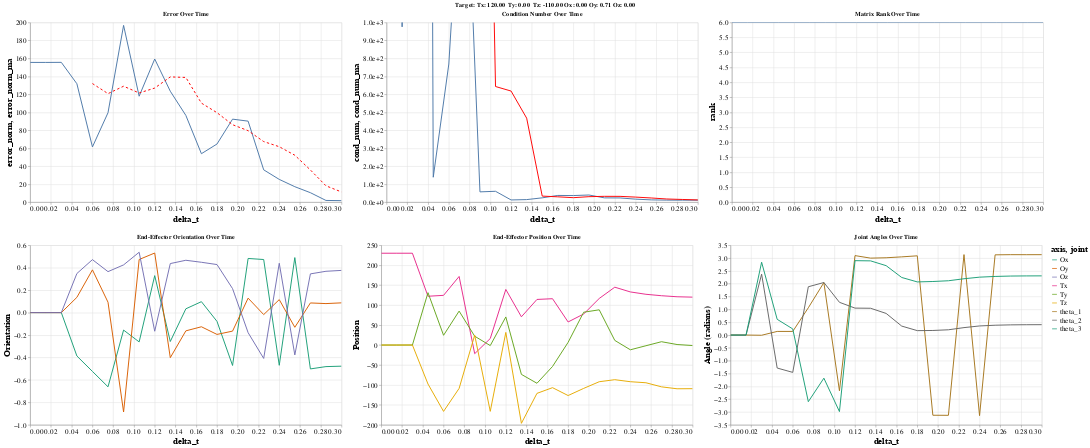

The notebook cell saved with this chart:
### Code cell
alt.renderers.set_embed_options(theme='dark')


joint_angles = ['theta_1', 'theta_2', 'theta_3']
end_effector_position = ['Tx', 'Ty', 'Tz']
joint_angles_df = analytics_df[joint_angles + ['delta_t']]
end_effector_position_df = analytics_df[end_effector_position + ['delta_t']]

end_effector_orientation = ['Ox', 'Oy', 'Oz']
end_effector_orientation_df = analytics_df[end_effector_orientation + ['delta_t']]

graph_height = 375
graph_width = 650

analytics_df['error_norm_ma'] = analytics_df['error_norm'].rolling(window=5).mean()
analytics_df['cond_num_ma'] = analytics_df['cond_num'].rolling(window=5).mean()

error_base = alt.Chart(analytics_df).encode(
    x='delta_t:Q',
    tooltip=['delta_t']
)

error_line = error_base.mark_line().encode(
    y='error_norm:Q',
    tooltip=['error_norm']
)

ma_line = error_base.mark_line(color='red', strokeDash=[5,5]).encode(
    y='error_norm_ma:Q',
    tooltip=['error_norm_ma']
)

error_chart = alt.layer(error_line, ma_line).properties(
    title='Error Over Time',
    width=graph_width,
    height=graph_height
).interactive()

cond_num_base = alt.Chart(analytics_df).encode(
    x='delta_t:Q',
    tooltip=['delta_t']
)

cond_num_line = error_base.mark_line().encode(
    y=alt.Y("cond_num:Q", axis=alt.Axis(tickCount=8, format=".1e"), scale=alt.Scale(domain=[0, 1000])),
    tooltip=['cond_num']
)

cond_num_ma_line = error_base.mark_line(color='red', strokeDash=[5,5]).encode(
    y='cond_num_ma:Q',
    tooltip=['cond_num_ma']
)

cond_num_chart = alt.layer(cond_num_line, cond_num_ma_line).properties(
    title='Condition Number Over Time',
    width=graph_width,
    height=graph_height
).interactive()

rank_chart = alt.Chart(analytics_df).mark_line().encode(
    x='delta_t:Q',
    y='rank:Q',
    tooltip=['delta_t', 'cond_num']
).properties(
    title='Matrix Rank Over Time',
    width=graph_width,
    height=graph_height
).interactive()

joint_angle_chart = alt.Chart(joint_angles_df).transform_fold(
    joint_angles,
    as_=['joint', 'angle']
).mark_line().encode(
    x='delta_t:Q',
    y=alt.Y('angle:Q', title='Angle (radians)'),
    color=alt.Color('joint:N', scale=alt.Scale(scheme='dark2')),
    tooltip=['delta_t:Q', 'angle:Q']
).properties(
    title='Joint Angles Over Time',
    width=graph_width,
    height=graph_height
).interactive()

orientation_chart = alt.Chart(end_effector_orientation_df).transform_fold(
    end_effector_orientation,
    as_=['axis', 'value']
).mark_line().encode(
    x='delta_t:Q',
    y=alt.Y('value:Q', title='Orientation'),
    color=alt.Color('axis:N', scale=alt.Scale(scheme='dark2')),
    tooltip=['delta_t:Q', 'value:Q']
).properties(
    title='End-Effector Orientation Over Time',
    width=graph_width,
    height=graph_height
).interactive()

position_chart = alt.Chart(end_effector_position_df).transform_fold(
    end_effector_position,
    as_=['axis', 'value']
).mark_line().encode(
    x='delta_t:Q',
    y=alt.Y('value:Q', title='Position'),
    color= alt.Color('axis:N', scale=alt.Scale(scheme='dark2')),
    tooltip=['delta_t:Q', 'value:Q']
).properties(
    title='End-Effector Position Over Time',
    width=graph_width,
    height=graph_height
).interactive()

row_1 = alt.hconcat(error_chart, cond_num_chart, rank_chart)
row_2 = alt.hconcat(orientation_chart, position_chart, joint_angle_chart)

dashboard = alt.vconcat(row_1, row_2).resolve_scale(
    color='independent'
).configure_legend(
    titleFontSize=18,
    labelFontSize=15
).configure_axis(
    titleFontSize=18,
    labelFontSize=15
)

dashboard.title = alt.TitleParams(f'Target: Tx: {target_ef[3]:.2f}  Ty: {target_ef[4]:.2f}  Tz: {target_ef[5]:.2f} Ox: {target_ef[0]:.2f} Oy: {target_ef[1]:.2f} Oz: {target_ef[2]:.2f}', anchor='middle')

dashboard.display()

### Figure 1 — Vega-Lite specification as saved in the notebook (floating-point values rounded to 4 significant figures)
{"config": {"view": {"continuousWidth": 400, "continuousHeight": 300}, "axis": {"labelFontSize": 15, "titleFontSize": 18}, "legend": {"labelFontSize": 15, "titleFontSize": 18}}, "vconcat": [{"hconcat": [{"layer": [{"mark": "line", "encoding": {"tooltip": [{"field": "error_norm", "type": "quantitative"}], "x": {"field": "delta_t", "type": "quantitative"}, "y": {"field": "error_norm", "type": "quantitative"}}, "selection": {"selector097": {"type": "interval", "bind": "scales", "encodings": ["x", "y"]}}}, {"mark": {"type": "line", "color": "red", "strokeDash": [5, 5]}, "encoding": {"tooltip": [{"field": "error_norm_ma", "type": "quantitative"}], "x": {"field": "delta_t", "type": "quantitative"}, "y": {"field": "error_norm_ma", "type": "quantitative"}}}], "height": 375, "title": "Error Over Time", "width": 650}, {"layer": [{"mark": "line", "encoding": {"tooltip": [{"field": "cond_num", "type": "quantitative"}], "x": {"field": "delta_t", "type": "quantitative"}, "y": {"axis": {"format": ".1e", "tickCount": 8}, "field": "cond_num", "scale": {"domain": [0, 1000]}, "type": "quantitative"}}, "selection": {"selector098": {"type": "interval", "bind": "scales", "encodings": ["x", "y"]}}}, {"mark": {"type": "line", "color": "red", "strokeDash": [5, 5]}, "encoding": {"tooltip": [{"field": "cond_num_ma", "type": "quantitative"}], "x": {"field": "delta_t", "type": "quantitative"}, "y": {"field": "cond_num_ma", "type": "quantitative"}}}], "height": 375, "title": "Condition Number Over Time", "width": 650}, {"mark": "line", "encoding": {"tooltip": [{"field": "delta_t", "type": "quantitative"}, {"field": "cond_num", "type": "quantitative"}], "x": {"field": "delta_t", "type": "quantitative"}, "y": {"field": "rank", "type": "quantitative"}}, "height": 375, "selection": {"selector099": {"type": "interval", "bind": "scales", "encodings": ["x", "y"]}}, "title": "Matrix Rank Over Time", "width": 650}], "data": {"name": "data-d0f202e325cae00fedf8a26ebcc7603a"}}, {"hconcat": [{"data": {"name": "data-7f878c76f43530812a73202a1534cb7b"}, "mark": "line", "encoding": {"color": {"field": "axis", "scale": {"scheme": "dark2"}, "type": "nominal"}, "tooltip": [{"field": "delta_t", "type": "quantitative"}, {"field": "value", "type": "quantitative"}], "x": {"field": "delta_t", "type": "quantitative"}, "y": {"field": "value", "title": "Orientation", "type": "quantitative"}}, "height": 375, "selection": {"selector101": {"type": "interval", "bind": "scales", "encodings": ["x", "y"]}}, "title": "End-Effector Orientation Over Time", "transform": [{"fold": ["Ox", "Oy", "Oz"], "as": ["axis", "value"]}], "width": 650}, {"data": {"name": "data-e7fbafce3c5348a21b84b552e5cf1f39"}, "mark": "line", "encoding": {"color": {"field": "axis", "scale": {"scheme": "dark2"}, "type": "nominal"}, "tooltip": [{"field": "delta_t", "type": "quantitative"}, {"field": "value", "type": "quantitative"}], "x": {"field": "delta_t", "type": "quantitative"}, "y": {"field": "value", "title": "Position", "type": "quantitative"}}, "height": 375, "selection": {"selector102": {"type": "interval", "bind": "scales", "encodings": ["x", "y"]}}, "title": "End-Effector Position Over Time", "transform": [{"fold": ["Tx", "Ty", "Tz"], "as": ["axis", "value"]}], "width": 650}, {"data": {"name": "data-423efb86d714d0b77461d3b0d93ad03f"}, "mark": "line", "encoding": {"color": {"field": "joint", "scale": {"scheme": "dark2"}, "type": "nominal"}, "tooltip": [{"field": "delta_t", "type": "quantitative"}, {"field": "angle", "type": "quantitative"}], "x": {"field": "delta_t", "type": "quantitative"}, "y": {"field": "angle", "title": "Angle (radians)", "type": "quantitative"}}, "height": 375, "selection": {"selector100": {"type": "interval", "bind": "scales", "encodings": ["x", "y"]}}, "title": "Joint Angles Over Time", "transform": [{"fold": ["theta_1", "theta_2", "theta_3"], "as": ["joint", "angle"]}], "width": 650}]}], "resolve": {"scale": {"color": "independent"}}, "title": {"text": "Target: Tx: 120.00  Ty: 0.00  Tz: -110.00 Ox: 0.00 Oy: 0.71 Oz: 0.00", "anchor": "middle"}, "$schema": "https://vega.github.io/schema/vega-lite/v4.17.0.json", "datasets": {"data-d0f202e325cae00fedf8a26ebcc7603a": [{"delta_t": 0.0, "error_norm": 155.6, "cond_num": 3403000000.0, "rank": 6, "Ox": -5e-17, "Oy": 1e-08, "Oz": 5e-09, "Tx": 230.0, "Ty": 2.3e-06, "Tz": -3.1e-06, "delta_theta_1": 4.434e-05, "delta_ax_1": 6.964, "delta_ay_1": 3.482, "delta_az_1": 4.501e-13, "delta_theta_2": 0.0002514, "delta_ax_2": -4.663, "delta_ay_2": -2.309e-13, "delta_az_2": -18.7, "delta_theta_3": 0.0002514, "delta_ax_3": -9.958, "delta_ay_3": 3.079e-13, "delta_az_3": 12.27, "theta_1": 4.435e-05, "ax_1": 0.8871, "ay_1": 0.4436, "az_1": 0.1274, "theta_2": 0.0002514, "ax_2": -0.2417, "ay_2": 0.05183, "az_2": -0.969, "theta_3": 0.0002514, "ax_3": -0.6288, "ay_3": 0.06315, "az_3": 0.775, "error_norm_ma": null, "cond_num_ma": null}, {"delta_t": 0.015, "error_norm": 155.6, "cond_num": 975.9, "rank": 6, "Ox": -8.973e-05, "Oy": 2.43e-05, "Oz": -2.155e-05, "Tx": 230.0, "Ty": -0.02598, "Tz": -0.008879, "delta_theta_1": -2.778e-05, "delta_ax_1": 1.065, "delta_ay_1": -1.566, "delta_az_1": -1.962, "delta_theta_2": -0.001024, "delta_ax_2": -1.654, "delta_ay_2": 1.938, "delta_az_2": 0.5161, "delta_theta_3": -0.0004359, "delta_ax_3": 0.5068, "delta_ay_3": -0.7888, "delta_az_3": 0.4755, "theta_1": 1.657e-05, "ax_1": 0.672, "ay_1": -0.3863, "az_1": -0.6318, "theta_2": -0.0007725, "ax_2": -0.6805, "ay_2": 0.7145, "az_2": -0.1626, "theta_3": -0.0001846, "ax_3": -0.08408, "ay_3": -0.5001, "az_3": 0.8619, "error_norm_ma": null, "cond_num_ma": null}, {"delta_t": 0.03, "error_norm": 155.6, "cond_num": 21730.0, "rank": 6, "Ox": 0.0002762, "Oy": -0.000233, "Oz": -2.195e-05, "Tx": 230.0, "Ty": 0.00519, "Tz": 0.1017, "delta_theta_1": -0.007549, "delta_ax_1": -11.55, "delta_ay_1": -16.35, "delta_az_1": -2.283, "delta_theta_2": 2.374, "delta_ax_2": 39.55, "delta_ay_2": 37.82, "delta_az_2": 0.7244, "delta_theta_3": 2.839, "delta_ax_3": -41.89, "delta_ay_3": -11.68, "delta_az_3": -10.86, "theta_1": -0.007532, "ax_1": -0.5391, "ay_1": -0.8297, "az_1": -0.1445, "theta_2": 2.373, "ax_2": 0.71, "ay_2": 0.7041, "az_2": 0.01026, "theta_3": 2.839, "ax_3": -0.9362, "ay_3": -0.2716, "az_3": -0.223, "error_norm_ma": null, "cond_num_ma": null}, {"delta_t": 0.045, "error_norm": 131.8, "cond_num": 138.6, "rank": 6, "Ox": -0.3863, "Oy": 0.1359, "Oz": 0.3481, "Tx": 122.2, "Ty": 131.2, "Tz": -97.68, "delta_theta_1": 0.1491, "delta_ax_1": -1.506, "delta_ay_1": 1.084, "delta_az_1": -0.6038, "delta_theta_2": 8.908, "delta_ax_2": 2.212, "delta_ay_2": -2.206, "delta_az_2": -1.705, "delta_theta_3": -8.508, "delta_ax_3": -1.203, "delta_ay_3": 0.435, "delta_az_3": 4.518, "theta_1": 0.1416, "ax_1": -0.9328, "ay_1": 0.1158, "az_1": -0.3413, "theta_2": -1.285, "ax_2": 0.7905, "ay_2": -0.4063, "az_2": -0.4583, "theta_3": 0.6133, "ax_3": -0.4455, "ay_3": 0.03404, "az_3": 0.8946, "error_norm_ma": null, "cond_num_ma": null}, {"delta_t": 0.06, "error_norm": 61.48, "cond_num": 768.9, "rank": 6, "Ox": -0.524, "Oy": 0.3809, "Oz": 0.4718, "Tx": 124.5, "Ty": 24.41, "Tz": -166.2, "delta_theta_1": 0.0001778, "delta_ax_1": -0.2816, "delta_ay_1": -0.9912, "delta_az_1": 0.4332, "delta_theta_2": -0.1691, "delta_ax_2": 0.056, "delta_ay_2": 0.3341, "delta_az_2": -0.1996, "delta_theta_3": -0.3735, "delta_ax_3": -0.5464, "delta_ay_3": 1.145, "delta_az_3": -0.3156, "theta_1": 0.1417, "ax_1": -0.8097, "ay_1": -0.5837, "az_1": 0.06127, "theta_2": -1.454, "ax_2": 0.7878, "ay_2": -0.06715, "az_2": -0.6123, "theta_3": 0.2398, "ax_3": -0.6027, "ay_3": 0.7162, "az_3": 0.3518, "error_norm_ma": 132.0, "cond_num_ma": 680700000.0}, {"delta_t": 0.075, "error_norm": 99.56, "cond_num": 2194.0, "rank": 6, "Ox": -0.6611, "Oy": 0.09248, "Oz": 0.365, "Tx": 171.8, "Ty": 85.0, "Tz": -108.6, "delta_theta_1": 0.9215, "delta_ax_1": -1.607, "delta_ay_1": 1.888, "delta_az_1": -3.252, "delta_theta_2": 3.337, "delta_ax_2": 2.666, "delta_ay_2": -2.873, "delta_az_2": 3.745, "delta_theta_3": -2.836, "delta_ax_3": 1.426, "delta_ay_3": 2.842, "delta_az_3": -3.342, "theta_1": 1.063, "ax_1": -0.5741, "ay_1": 0.3098, "az_1": -0.7579, "theta_2": 1.882, "ax_2": 0.6266, "ay_2": -0.5333, "az_2": 0.5683, "theta_3": -2.596, "ax_3": 0.1744, "ay_3": 0.7538, "az_3": -0.6336, "error_norm_ma": 120.8, "cond_num_ma": 5162.0}, {"delta_t": 0.09, "error_norm": 196.8, "cond_num": 57.16, "rank": 6, "Ox": -0.1557, "Oy": -0.8852, "Oz": 0.425, "Tx": -21.65, "Ty": 22.07, "Tz": 24.82, "delta_theta_1": -5.301, "delta_ax_1": -1.468, "delta_ay_1": -0.5551, "delta_az_1": 0.885, "delta_theta_2": 0.1647, "delta_ax_2": -1.456, "delta_ay_2": -0.1703, "delta_az_2": 1.446, "delta_theta_3": 0.9158, "delta_ax_3": -3.522, "delta_ay_3": 2.599, "delta_az_3": 2.122, "theta_1": 2.045, "ax_1": -0.991, "ay_1": -0.119, "az_1": 0.06168, "theta_2": 2.047, "ax_2": -0.3625, "ay_2": -0.3074, "az_2": 0.8799, "theta_3": -1.68, "ax_3": -0.6741, "ay_3": 0.6751, "az_3": 0.2998, "error_norm_ma": 129.1, "cond_num_ma": 4978.0}, {"delta_t": 0.105, "error_norm": 117.9, "cond_num": 60.44, "rank": 6, "Ox": -0.261, "Oy": 0.473, "Oz": 0.5377, "Tx": 16.32, "Ty": -1.346, "Tz": -166.2, "delta_theta_1": 2.066, "delta_ax_1": 0.08175, "delta_ay_1": -0.5815, "delta_az_1": 0.1913, "delta_theta_2": -0.7708, "delta_ax_2": 1.19, "delta_ay_2": 0.04092, "delta_az_2": 0.5047, "delta_theta_3": -1.302, "delta_ax_3": -0.427, "delta_ay_3": -0.7348, "delta_az_3": 0.6946, "theta_1": -2.173, "ax_1": -0.7736, "ay_1": -0.596, "az_1": 0.2152, "theta_2": 1.276, "ax_2": 0.5063, "ay_2": -0.163, "az_2": 0.8468, "theta_3": -2.983, "ax_3": -0.7416, "ay_3": -0.04023, "az_3": 0.6697, "error_norm_ma": 121.5, "cond_num_ma": 643.7}, {"delta_t": 0.12, "error_norm": 159.4, "cond_num": 12.22, "rank": 6, "Ox": 0.3293, "Oy": 0.5307, "Oz": -0.166, "Tx": 139.3, "Ty": 70.4, "Tz": 31.66, "delta_theta_1": -1.014, "delta_ax_1": -0.3732, "delta_ay_1": 0.555, "delta_az_1": 0.1956, "delta_theta_2": -0.2262, "delta_ax_2": 0.2047, "delta_ay_2": -0.384, "delta_az_2": -0.1963, "delta_theta_3": -0.4016, "delta_ax_3": -0.4709, "delta_ay_3": 0.04075, "delta_az_3": -0.519, "theta_1": 3.096, "ax_1": -0.9409, "ay_1": -0.03363, "az_1": 0.3371, "theta_2": 1.05, "ax_2": 0.6417, "ay_2": -0.4936, "az_2": 0.5871, "theta_3": 2.899, "ax_3": -0.9924, "ay_3": 0.0004249, "az_3": 0.1233, "error_norm_ma": 127.0, "cond_num_ma": 618.5}, {"delta_t": 0.135, "error_norm": 123.5, "cond_num": 14.11, "rank": 6, "Ox": -0.2575, "Oy": -0.4015, "Oz": 0.4368, "Tx": 70.72, "Ty": -73.51, "Tz": -196.1, "delta_theta_1": -0.0987, "delta_ax_1": -0.001197, "delta_ay_1": -0.2612, "delta_az_1": -0.0294, "delta_theta_2": -0.005426, "delta_ax_2": -0.2239, "delta_ay_2": 0.1046, "delta_az_2": 0.3327, "delta_theta_3": -0.007863, "delta_ax_3": 0.02954, "delta_ay_3": -0.2798, "delta_az_3": 0.2386, "theta_1": 2.998, "ax_1": -0.9111, "ay_1": -0.2852, "az_1": 0.2976, "theta_2": 1.045, "ax_2": 0.3859, "ay_2": -0.3593, "az_2": 0.8497, "theta_3": 2.891, "ax_3": -0.9033, "ay_3": -0.2621, "az_3": 0.3396, "error_norm_ma": 139.4, "cond_num_ma": 467.5}, {"delta_t": 0.15, "error_norm": 96.56, "cond_num": 23.99, "rank": 6, "Ox": 0.03384, "Oy": -0.1625, "Oz": 0.4662, "Tx": 114.2, "Ty": -95.75, "Tz": -121.1, "delta_theta_1": 0.0143, "delta_ax_1": 0.1047, "delta_ay_1": -0.223, "delta_az_1": 0.1069, "delta_theta_2": -0.2017, "delta_ax_2": -0.2252, "delta_ay_2": 0.1607, "delta_az_2": 0.1702, "delta_theta_3": -0.1866, "delta_ax_3": 0.06516, "delta_ay_3": -0.3079, "delta_az_3": -0.06428, "theta_1": 3.012, "ax_1": -0.7788, "ay_1": -0.4908, "az_1": 0.3907, "theta_2": 0.8431, "ax_2": 0.1529, "ay_2": -0.1888, "az_2": 0.97, "theta_3": 2.705, "ax_3": -0.798, "ay_3": -0.5427, "az_3": 0.2621, "error_norm_ma": 138.8, "cond_num_ma": 33.58}, {"delta_t": 0.165, "error_norm": 53.93, "cond_num": 37.29, "rank": 6, "Ox": 0.0973, "Oy": -0.1263, "Oz": 0.4484, "Tx": 116.1, "Ty": -53.69, "Tz": -106.8, "delta_theta_1": 0.03533, "delta_ax_1": 0.1145, "delta_ay_1": -0.146, "delta_az_1": 0.04482, "delta_theta_2": -0.4936, "delta_ax_2": -0.3781, "delta_ay_2": -0.3135, "delta_az_2": -0.001431, "delta_theta_3": -0.4605, "delta_ax_3": 0.2343, "delta_ay_3": -0.3163, "delta_az_3": 0.05837, "theta_1": 3.047, "ax_1": -0.6525, "ay_1": -0.6255, "az_1": 0.4278, "theta_2": 0.3495, "ax_2": -0.2021, "ay_2": -0.4509, "az_2": 0.8694, "theta_3": 2.244, "ax_3": -0.5238, "ay_3": -0.7981, "az_3": 0.2978, "error_norm_ma": 110.3, "cond_num_ma": 29.61}, {"delta_t": 0.18, "error_norm": 64.71, "cond_num": 36.61, "rank": 6, "Ox": -0.07812, "Oy": -0.1943, "Oz": 0.428, "Tx": 57.8, "Ty": 6.701, "Tz": -126.5, "delta_theta_1": 0.04069, "delta_ax_1": 0.003857, "delta_ay_1": -0.08294, "delta_az_1": -0.1154, "delta_theta_2": -0.1767, "delta_ax_2": 0.5713, "delta_ay_2": -0.3494, "delta_az_2": -0.04836, "delta_theta_3": -0.1732, "delta_ax_3": -0.05773, "delta_ay_3": 0.1586, "delta_az_3": 0.3236, "theta_1": 3.088, "ax_1": -0.6422, "ay_1": -0.7014, "az_1": 0.3093, "theta_2": 0.1728, "ax_2": 0.3065, "ay_2": -0.6644, "az_2": 0.6816, "theta_3": 2.071, "ax_3": -0.5462, "ay_3": -0.6007, "az_3": 0.5837, "error_norm_ma": 99.61, "cond_num_ma": 24.84}, {"delta_t": 0.195, "error_norm": 92.4, "cond_num": 39.72, "rank": 6, "Ox": -0.4709, "Oy": -0.165, "Oz": 0.2137, "Tx": 77.73, "Ty": 82.15, "Tz": -108.6, "delta_theta_1": 0.07064, "delta_ax_1": -0.1183, "delta_ay_1": 0.06178, "delta_az_1": -0.1055, "delta_theta_2": 0.005973, "delta_ax_2": 0.351, "delta_ay_2": -0.07159, "delta_az_2": -0.2276, "delta_theta_3": 0.01627, "delta_ax_3": -0.1175, "delta_ay_3": 0.01763, "delta_az_3": -0.09178, "theta_1": -3.125, "ax_1": -0.7497, "ay_1": -0.6306, "az_1": 0.2008, "theta_2": 0.1787, "ax_2": 0.6053, "ay_2": -0.6775, "az_2": 0.4179, "theta_3": 2.087, "ax_3": -0.6563, "ay_3": -0.5767, "az_3": 0.4865, "error_norm_ma": 86.22, "cond_num_ma": 30.34}, {"delta_t": 0.21, "error_norm": 90.18, "cond_num": 23.79, "rank": 6, "Ox": 0.4823, "Oy": 0.1288, "Oz": -0.1788, "Tx": 116.6, "Ty": 88.28, "Tz": -91.9, "delta_theta_1": -0.00323, "delta_ax_1": -0.1803, "delta_ay_1": 0.2056, "delta_az_1": -0.02757, "delta_theta_2": 0.02664, "delta_ax_2": 0.1967, "delta_ay_2": 0.06135, "delta_az_2": -0.1854, "delta_theta_3": 0.02867, "delta_ax_3": 0.01737, "delta_ay_3": -0.03827, "delta_az_3": -0.02193, "theta_1": -3.128, "ax_1": -0.8967, "ay_1": -0.4098, "az_1": 0.1671, "theta_2": 0.2054, "ax_2": 0.7728, "ay_2": -0.5938, "az_2": 0.224, "theta_3": 2.116, "ax_3": -0.6383, "ay_3": -0.6142, "az_3": 0.464, "error_norm_ma": 79.56, "cond_num_ma": 32.28}, {"delta_t": 0.225, "error_norm": 35.96, "cond_num": 23.3, "rank": 6, "Ox": 0.4728, "Oy": -0.01767, "Oz": -0.4081, "Tx": 144.9, "Ty": 11.59, "Tz": -86.82, "delta_theta_1": -0.01982, "delta_ax_1": -0.002074, "delta_ay_1": 0.04936, "delta_az_1": 0.1099, "delta_theta_2": 0.08451, "delta_ax_2": 0.2389, "delta_ay_2": 0.281, "delta_az_2": -0.07948, "delta_theta_3": 0.0785, "delta_ax_3": 0.01683, "delta_ay_3": 0.1178, "delta_az_3": 0.1791, "theta_1": 3.135, "ax_1": -0.8924, "ay_1": -0.3578, "az_1": 0.275, "theta_2": 0.2899, "ax_2": 0.9466, "ay_2": -0.2926, "az_2": 0.1353, "theta_3": 2.194, "ax_3": -0.6075, "ay_3": -0.4853, "az_3": 0.6288, "error_norm_ma": 67.44, "cond_num_ma": 32.14}, {"delta_t": 0.24, "error_norm": 25.33, "cond_num": 16.68, "rank": 6, "Ox": -0.4694, "Oy": 0.1157, "Oz": 0.4396, "Tx": 133.0, "Ty": -11.91, "Tz": -91.87, "delta_theta_1": 0.006961, "delta_ax_1": 0.04136, "delta_ay_1": -0.03646, "delta_az_1": 0.08676, "delta_theta_2": 0.06525, "delta_ax_2": 0.06957, "delta_ay_2": 0.2155, "delta_az_2": -0.02073, "delta_theta_3": 0.06167, "delta_ax_3": 0.0001469, "delta_ay_3": 0.1243, "delta_az_3": 0.09611, "theta_1": -3.141, "ax_1": -0.8465, "ay_1": -0.3922, "az_1": 0.3599, "theta_2": 0.3551, "ax_2": 0.9909, "ay_2": -0.07522, "az_2": 0.1117, "theta_3": 2.256, "ax_3": -0.6, "ay_3": -0.3566, "az_3": 0.7161, "error_norm_ma": 61.72, "cond_num_ma": 28.02}, {"delta_t": 0.255, "error_norm": 17.19, "cond_num": 12.53, "rank": 6, "Ox": 0.4901, "Oy": -0.1308, "Oz": -0.377, "Tx": 127.2, "Ty": -1.761, "Tz": -94.5, "delta_theta_1": -0.01619, "delta_ax_1": 0.02932, "delta_ay_1": -0.004848, "delta_az_1": 0.06369, "delta_theta_2": 0.02797, "delta_ax_2": 0.01787, "delta_ay_2": 0.1213, "delta_az_2": -0.07686, "delta_theta_3": 0.02829, "delta_ax_3": -0.02924, "delta_ay_3": 0.06931, "delta_az_3": 0.01001, "theta_1": 3.126, "ax_1": -0.8152, "ay_1": -0.3961, "az_1": 0.4225, "theta_2": 0.3831, "ax_2": 0.9984, "ay_2": 0.0456, "az_2": 0.03445, "theta_3": 2.284, "ax_3": -0.6275, "ay_3": -0.2865, "az_3": 0.724, "error_norm_ma": 52.21, "cond_num_ma": 23.2}, {"delta_t": 0.27, "error_norm": 10.52, "cond_num": 11.19, "rank": 6, "Ox": -0.5015, "Oy": 0.08601, "Oz": 0.345, "Tx": 123.5, "Ty": 8.335, "Tz": -104.7, "delta_theta_1": 0.007004, "delta_ax_1": -0.004555, "delta_ay_1": 0.03102, "delta_az_1": 0.02029, "delta_theta_2": 0.01389, "delta_ax_2": 0.002039, "delta_ay_2": 0.01944, "delta_az_2": -0.08483, "delta_theta_3": 0.0149, "delta_ax_3": -0.006068, "delta_ay_3": -0.003565, "delta_az_3": -0.006669, "theta_1": 3.133, "ax_1": -0.8192, "ay_1": -0.3648, "az_1": 0.4425, "theta_2": 0.397, "ax_2": 0.9966, "ay_2": 0.0648, "az_2": -0.05019, "theta_3": 2.299, "ax_3": -0.6335, "ay_3": -0.29, "az_3": 0.7173, "error_norm_ma": 35.84, "cond_num_ma": 17.5}, {"delta_t": 0.285, "error_norm": 1.893, "cond_num": 10.86, "rank": 6, "Ox": -0.481, "Oy": 0.08031, "Oz": 0.3681, "Tx": 120.9, "Ty": 1.312, "Tz": -109.5, "delta_theta_1": -0.001181, "delta_ax_1": -0.001376, "delta_ay_1": 0.005988, "delta_az_1": 0.002391, "delta_theta_2": 0.005522, "delta_ax_2": -0.0006486, "delta_ay_2": 0.003534, "delta_az_2": -0.008315, "delta_theta_3": 0.005454, "delta_ax_3": 0.004338, "delta_ay_3": -0.0006576, "delta_az_3": 0.003565, "theta_1": 3.132, "ax_1": -0.8206, "ay_1": -0.3588, "az_1": 0.4449, "theta_2": 0.4025, "ax_2": 0.9959, "ay_2": 0.06833, "az_2": -0.05851, "theta_3": 2.305, "ax_3": -0.6292, "ay_3": -0.2907, "az_3": 0.7209, "error_norm_ma": 18.18, "cond_num_ma": 14.91}, {"delta_t": 0.3, "error_norm": 1.667, "cond_num": 10.82, "rank": 6, "Ox": -0.4773, "Oy": 0.08694, "Oz": 0.376, "Tx": 120.0, "Ty": -1.246, "Tz": -109.3, "delta_theta_1": 0.001193, "delta_ax_1": 0.003381, "delta_ay_1": -0.004435, "delta_az_1": 0.002659, "delta_theta_2": 0.002242, "delta_ax_2": -0.0002103, "delta_ay_2": 0.006786, "delta_az_2": 0.004346, "delta_theta_3": 0.002101, "delta_ax_3": 0.001116, "delta_ay_3": 0.005117, "delta_az_3": 0.003038, "theta_1": 3.133, "ax_1": -0.8172, "ay_1": -0.3633, "az_1": 0.4475, "theta_2": 0.4048, "ax_2": 0.9957, "ay_2": 0.07512, "az_2": -0.05416, "theta_3": 2.307, "ax_3": -0.628, "ay_3": -0.2855, "az_3": 0.7239, "error_norm_ma": 11.32, "cond_num_ma": 12.42}], "data-7f878c76f43530812a73202a1534cb7b": [{"Ox": -5e-17, "Oy": 1e-08, "Oz": 5e-09, "delta_t": 0.0}, {"Ox": -8.973e-05, "Oy": 2.43e-05, "Oz": -2.155e-05, "delta_t": 0.015}, {"Ox": 0.0002762, "Oy": -0.000233, "Oz": -2.195e-05, "delta_t": 0.03}, {"Ox": -0.3863, "Oy": 0.1359, "Oz": 0.3481, "delta_t": 0.045}, {"Ox": -0.524, "Oy": 0.3809, "Oz": 0.4718, "delta_t": 0.06}, {"Ox": -0.6611, "Oy": 0.09248, "Oz": 0.365, "delta_t": 0.075}, {"Ox": -0.1557, "Oy": -0.8852, "Oz": 0.425, "delta_t": 0.09}, {"Ox": -0.261, "Oy": 0.473, "Oz": 0.5377, "delta_t": 0.105}, {"Ox": 0.3293, "Oy": 0.5307, "Oz": -0.166, "delta_t": 0.12}, {"Ox": -0.2575, "Oy": -0.4015, "Oz": 0.4368, "delta_t": 0.135}, {"Ox": 0.03384, "Oy": -0.1625, "Oz": 0.4662, "delta_t": 0.15}, {"Ox": 0.0973, "Oy": -0.1263, "Oz": 0.4484, "delta_t": 0.165}, {"Ox": -0.07812, "Oy": -0.1943, "Oz": 0.428, "delta_t": 0.18}, {"Ox": -0.4709, "Oy": -0.165, "Oz": 0.2137, "delta_t": 0.195}, {"Ox": 0.4823, "Oy": 0.1288, "Oz": -0.1788, "delta_t": 0.21}, {"Ox": 0.4728, "Oy": -0.01767, "Oz": -0.4081, "delta_t": 0.225}, {"Ox": -0.4694, "Oy": 0.1157, "Oz": 0.4396, "delta_t": 0.24}, {"Ox": 0.4901, "Oy": -0.1308, "Oz": -0.377, "delta_t": 0.255}, {"Ox": -0.5015, "Oy": 0.08601, "Oz": 0.345, "delta_t": 0.27}, {"Ox": -0.481, "Oy": 0.08031, "Oz": 0.3681, "delta_t": 0.285}, {"Ox": -0.4773, "Oy": 0.08694, "Oz": 0.376, "delta_t": 0.3}], "data-e7fbafce3c5348a21b84b552e5cf1f39": [{"Tx": 230.0, "Ty": 2.3e-06, "Tz": -3.1e-06, "delta_t": 0.0}, {"Tx": 230.0, "Ty": -0.02598, "Tz": -0.008879, "delta_t": 0.015}, {"Tx": 230.0, "Ty": 0.00519, "Tz": 0.1017, "delta_t": 0.03}, {"Tx": 122.2, "Ty": 131.2, "Tz": -97.68, "delta_t": 0.045}, {"Tx": 124.5, "Ty": 24.41, "Tz": -166.2, "delta_t": 0.06}, {"Tx": 171.8, "Ty": 85.0, "Tz": -108.6, "delta_t": 0.075}, {"Tx": -21.65, "Ty": 22.07, "Tz": 24.82, "delta_t": 0.09}, {"Tx": 16.32, "Ty": -1.346, "Tz": -166.2, "delta_t": 0.105}, {"Tx": 139.3, "Ty": 70.4, "Tz": 31.66, "delta_t": 0.12}, {"Tx": 70.72, "Ty": -73.51, "Tz": -196.1, "delta_t": 0.135}, {"Tx": 114.2, "Ty": -95.75, "Tz": -121.1, "delta_t": 0.15}, {"Tx": 116.1, "Ty": -53.69, "Tz": -106.8, "delta_t": 0.165}, {"Tx": 57.8, "Ty": 6.701, "Tz": -126.5, "delta_t": 0.18}, {"Tx": 77.73, "Ty": 82.15, "Tz": -108.6, "delta_t": 0.195}, {"Tx": 116.6, "Ty": 88.28, "Tz": -91.9, "delta_t": 0.21}, {"Tx": 144.9, "Ty": 11.59, "Tz": -86.82, "delta_t": 0.225}, {"Tx": 133.0, "Ty": -11.91, "Tz": -91.87, "delta_t": 0.24}, {"Tx": 127.2, "Ty": -1.761, "Tz": -94.5, "delta_t": 0.255}, {"Tx": 123.5, "Ty": 8.335, "Tz": -104.7, "delta_t": 0.27}, {"Tx": 120.9, "Ty": 1.312, "Tz": -109.5, "delta_t": 0.285}, {"Tx": 120.0, "Ty": -1.246, "Tz": -109.3, "delta_t": 0.3}], "data-423efb86d714d0b77461d3b0d93ad03f": [{"theta_1": 4.435e-05, "theta_2": 0.0002514, "theta_3": 0.0002514, "delta_t": 0.0}, {"theta_1": 1.657e-05, "theta_2": -0.0007725, "theta_3": -0.0001846, "delta_t": 0.015}, {"theta_1": -0.007532, "theta_2": 2.373, "theta_3": 2.839, "delta_t": 0.03}, {"theta_1": 0.1416, "theta_2": -1.285, "theta_3": 0.6133, "delta_t": 0.045}, {"theta_1": 0.1417, "theta_2": -1.454, "theta_3": 0.2398, "delta_t": 0.06}, {"theta_1": 1.063, "theta_2": 1.882, "theta_3": -2.596, "delta_t": 0.075}, {"theta_1": 2.045, "theta_2": 2.047, "theta_3": -1.68, "delta_t": 0.09}, {"theta_1": -2.173, "theta_2": 1.276, "theta_3": -2.983, "delta_t": 0.105}, {"theta_1": 3.096, "theta_2": 1.05, "theta_3": 2.899, "delta_t": 0.12}, {"theta_1": 2.998, "theta_2": 1.045, "theta_3": 2.891, "delta_t": 0.135}, {"theta_1": 3.012, "theta_2": 0.8431, "theta_3": 2.705, "delta_t": 0.15}, {"theta_1": 3.047, "theta_2": 0.3495, "theta_3": 2.244, "delta_t": 0.165}, {"theta_1": 3.088, "theta_2": 0.1728, "theta_3": 2.071, "delta_t": 0.18}, {"theta_1": -3.125, "theta_2": 0.1787, "theta_3": 2.087, "delta_t": 0.195}, {"theta_1": -3.128, "theta_2": 0.2054, "theta_3": 2.116, "delta_t": 0.21}, {"theta_1": 3.135, "theta_2": 0.2899, "theta_3": 2.194, "delta_t": 0.225}, {"theta_1": -3.141, "theta_2": 0.3551, "theta_3": 2.256, "delta_t": 0.24}, {"theta_1": 3.126, "theta_2": 0.3831, "theta_3": 2.284, "delta_t": 0.255}, {"theta_1": 3.133, "theta_2": 0.397, "theta_3": 2.299, "delta_t": 0.27}, {"theta_1": 3.132, "theta_2": 0.4025, "theta_3": 2.305, "delta_t": 0.285}, {"theta_1": 3.133, "theta_2": 0.4048, "theta_3": 2.307, "delta_t": 0.3}]}}
